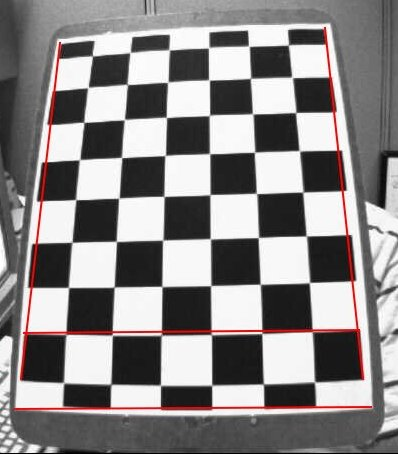
#> input picture damatahtasi.jpg, 398 x 454 px
$ python Edge-Detector.py
#> lines starting #> are read from the running program, lines starting #| are printed output that depends on the picture; after the words box and inside, x2 and y2 are one past the last pixel; in counts of white or black regions, pixels touching at a corner belong together
import cv2
import numpy as np

filename = 'damatahtasi.jpg'

while(1):

    frame = cv2.imread(filename)
#> frame is the input picture: shape (454, 398, 3); mean B, G, R 135.6, 135.6, 139
    hsv = cv2.cvtColor(frame, cv2.COLOR_BGR2RGB)

    lower_red = np.array([30,150,50])
    upper_red = np.array([255,255,180])

    mask = cv2.inRange(hsv, lower_red, upper_red)
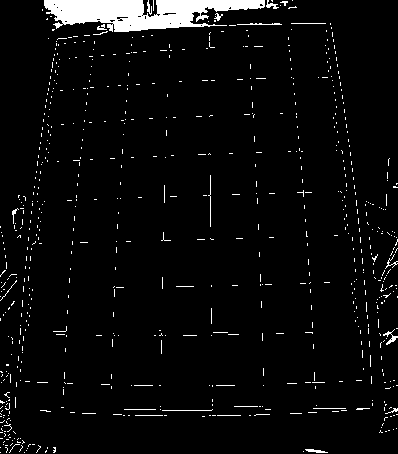
#> mask: shape (454, 398); 4.3% white; 722 white regions (700 under 20 px), largest, box (x1, y1, x2, y2) and area: (44, 0, 265, 32) 4418, (383, 329, 398, 345) 71, (237, 23, 282, 25) 60
    res = cv2.bitwise_and(frame,frame, mask= mask)
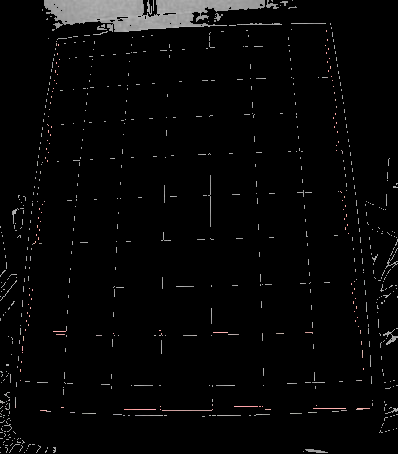
#> res: shape (454, 398, 3); mean B, G, R 7, 7, 7.1

    cv2.imshow('Orjinal',frame)
    kenar = cv2.Canny(frame,100,200)
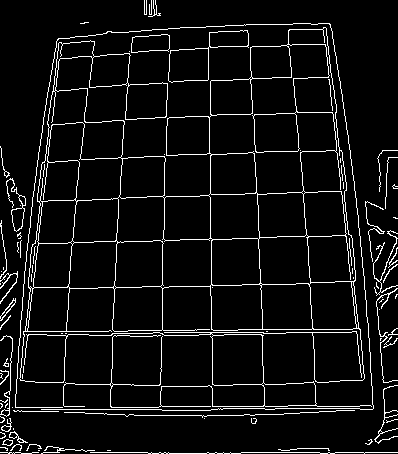
#> kenar: shape (454, 398); 6.4% white in thin lines or dots
    cv2.imshow('Kenarlari',kenar)

    if cv2.waitKey(1) & 0xFF == ord('q'):
#> (key q is pressed here)
        break

cv2.destroyAllWindows()
